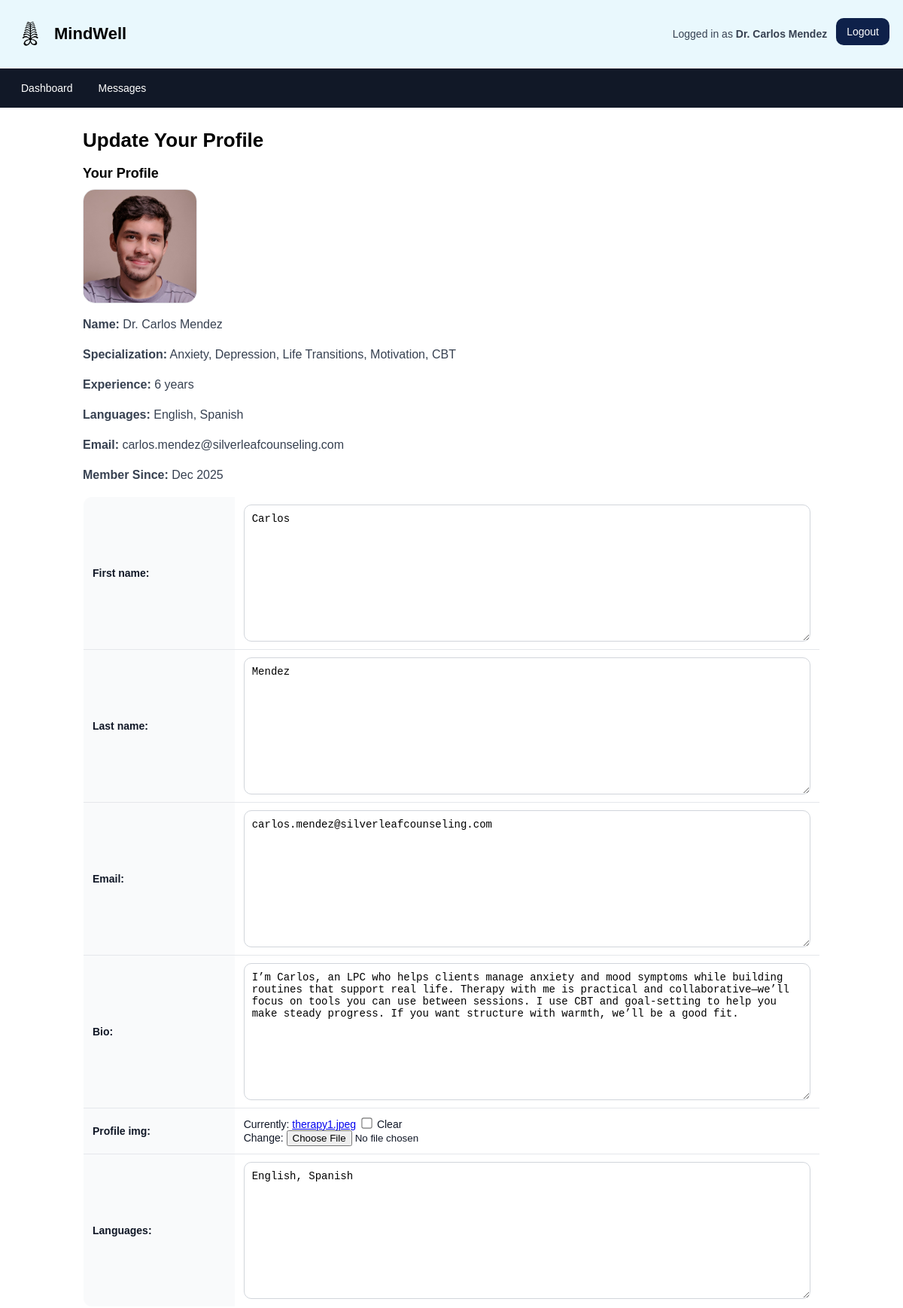
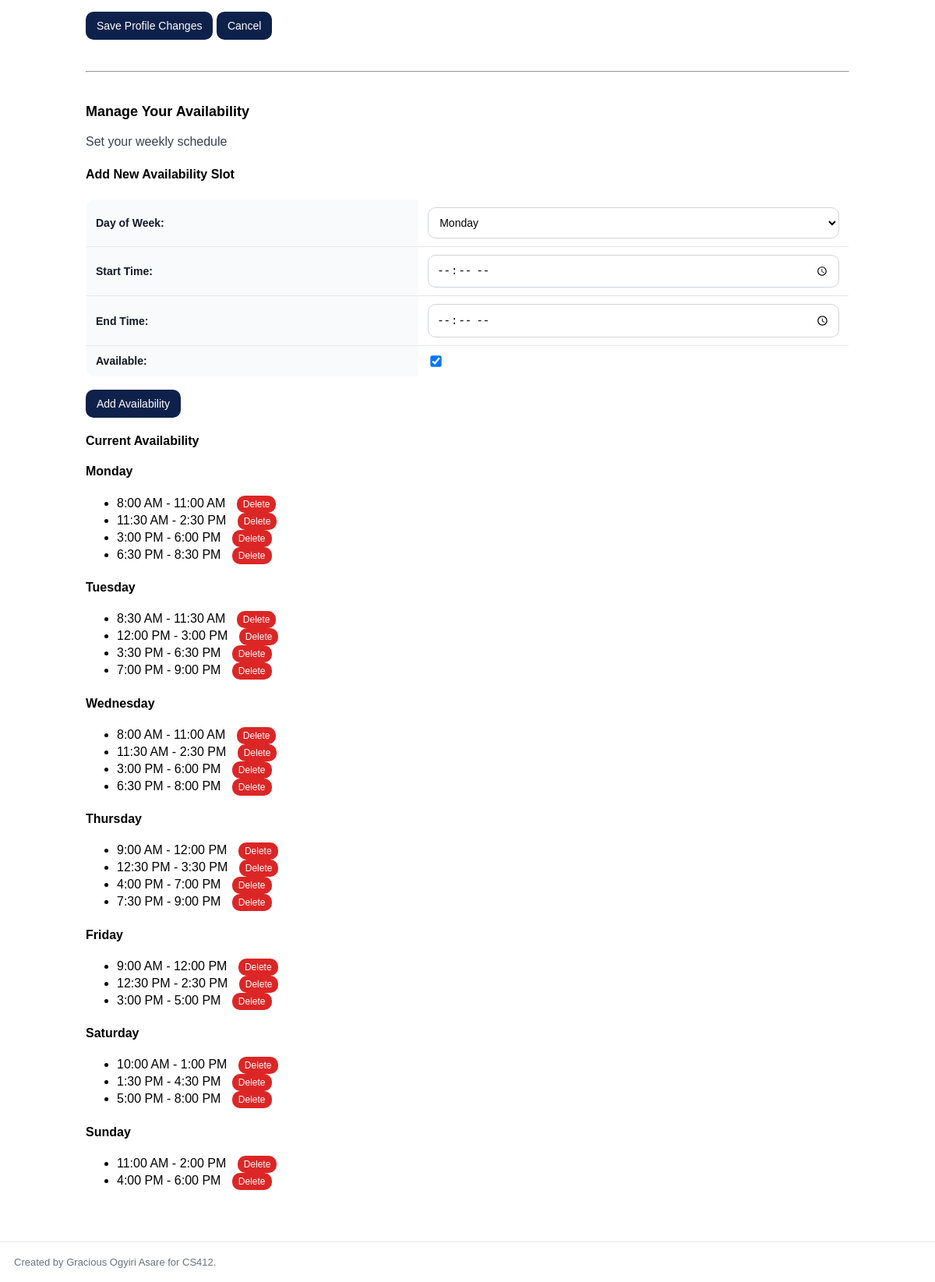
The page /provider/update/ (signed in) on the database its author committed (2 pictures, top to bottom).
### mindwell/models.py (models this page shows, shortened)
class HealthProvider(models.Model):
    user = models.ForeignKey(User, on_delete=models.CASCADE, null=True)
    first_name = models.TextField(blank=True)
    last_name = models.TextField(blank=True)
    email = models.TextField(blank=True)
    gender = models.CharField(max_length=10, choices=[
        ('male', 'Male'),
        ('female', 'Female'),
        ('other', 'Other'),
    ], blank=True)
    occupation = models.TextField(blank=True)
    address = models.TextField(blank=True)
    specialization = models.TextField(blank=True)
    experience_years = models.IntegerField(default=0)
    languages = models.TextField(blank=True)
    profile_img = models.ImageField(blank=True, null=True)
    bio = models.TextField(blank=True)
    verified = models.BooleanField(default=True)
    join_date = models.DateTimeField(auto_now_add=True)
    def get_availability_by_day(self): #to group the availability slots by days
        days_order = ['monday', 'tuesday', 'wednesday', 'thursday', 'friday', 'saturday', 'sunday']
        availability = {}
        for day in days_order:
            slots = Availability.objects.filter(
                health_provider=self,
                day_of_week=day,
                is_available=True
            ).order_by('start_time')
            if slots.exists():
                availability[day] = slots
        return availability

class Availability(models.Model):
    health_provider = models.ForeignKey(HealthProvider, on_delete=models.CASCADE)
    day_of_week = models.CharField(max_length=10, choices=[
        ('monday', 'Monday'),
        ('tuesday', 'Tuesday'),
        ('wednesday', 'Wednesday'),
        ('thursday', 'Thursday'),
        ('friday', 'Friday'),
        ('saturday', 'Saturday'),
        ('sunday', 'Sunday'),
    ])
    start_time = models.TimeField()
    end_time = models.TimeField()
    is_available = models.BooleanField(default=True)
    class Meta:
        verbose_name_plural = 'Availabilities'
        ordering = ['day_of_week', 'start_time']

### mindwell/views.py (the view, shortened to what this page needs)
# urls.py: path('provider/update/', UpdateProviderView.as_view(), name='provider_update'),
class UpdateProviderView(MethodLoginRequiredMixin, UpdateView):
    model = HealthProvider
    form_class = UpdateProviderForm
    template_name = 'mindwell/update_provider_form.html'
    def get_object(self):
        return self.get_provider()
    def get_context_data(self, **kwargs):
        context = super().get_context_data(**kwargs)
        context['is_provider'] = True
        context['provider'] = self.get_provider()
        return context

### mindwell/forms.py
class UpdateProviderForm(forms.ModelForm):
    class Meta:
        model = HealthProvider
        fields = ['first_name', 'last_name', 'email', 'bio', 'profile_img', 'languages']

### mindwell/views.py (called while the page is built)
    def get_provider(self):
        return HealthProvider.objects.get(user=self.request.user)

### mindwell/templates/mindwell/update_provider_form.html (shortened to what this page needs)
{% extends "mindwell/base.html" %}
{% block content %}
<h2>Update Your Profile</h2>
<h3>Your Profile</h3>
<div class="info-section">
  {% if provider.profile_img %}
  <img src="{{ provider.profile_img.url }}" alt="{{ provider.first_name }} {{ provider.last_name }}" class="profile-image">
  {% endif %}
  <p><strong>Name:</strong> Dr. {{ provider.first_name }} {{ provider.last_name }}</p>
  <p><strong>Specialization:</strong> {{ provider.specialization }}</p>
  <p><strong>Experience:</strong> {{ provider.experience_years }} years</p>
  <p><strong>Languages:</strong> {{ provider.languages }}</p>
  <p><strong>Email:</strong> {{ provider.email }}</p>
  <p><strong>Member Since:</strong> {{ provider.join_date|date:"M Y" }}</p>
</div>
<form method="post" enctype="multipart/form-data">
  <table>
    {{ form.as_table }}
  </table>
  <button type="submit">Save Profile Changes</button>
  <a href="{% url 'provider_dashboard' object.pk %}"><button type="button">Cancel</button></a>
</form>
<hr style="margin: 40px 0;">
<h3>Manage Your Availability</h3>
<p>Set your weekly schedule</p>
<h4>Add New Availability Slot</h4>
<form method="post" action="{% url 'manage_availability' %}">
  <table>
    <tr>
      <th>Day of Week:</th>
      <td>
        <select name="day_of_week">
          <option value="monday">Monday</option>
        </select>
      </td>
    </tr>
    <tr>
      <th>Start Time:</th>
      <td><input type="time" name="start_time" required></td>
    </tr>
    <tr>
      <th>End Time:</th>
      <td><input type="time" name="end_time" required></td>
    </tr>
    <tr>
      <th>Available:</th>
      <td><input type="checkbox" name="is_available" checked></td>
    </tr>
  </table>
  <button type="submit">Add Availability</button>
</form>
<h4>Current Availability</h4>
{% if object.get_availability_by_day %}
  {% for day, slots in object.get_availability_by_day.items %}
  <div class="day-availability">
    <h4>{{ day|title }}</h4>
    <ul>
      {% for slot in slots %}
      <li>
        {{ slot.start_time|time:"g:i A" }} - {{ slot.end_time|time:"g:i A" }}
        <a href="{% url 'delete_availability' slot.pk %}">
          <button type="button" style="background: #dc2626; padding: 4px 8px; font-size: 12px; margin-left: 10px;">Delete</button>
        </a>
      </li>
      {% endfor %}
    </ul>
  </div>
  {% endfor %}
{% else %}
  <p>No availability set yet. Add your schedule above.</p>
{% endif %}
{% endblock content %}

### mindwell/templates/mindwell/base.html (shortened to what this page needs)
{% load static %}
<html>
  <head>
    <link rel="stylesheet" href="{% static 'styles.css' %}" />
  </head>
  <body>
    <header>
      <div class="header_logo">
        {% load static %}
        <img src="{% static 'logo.png' %}" alt="Logo" class="logo" />
        <h1>MindWell</h1>
      </div>
      <div class="header-right">
        {% if request.user.is_authenticated %} {% if is_patient %}
        <p
          >Logged in as
          <strong>{{ patient.first_name }} {{ patient.last_name }}</strong></p
        >
        {% elif is_provider %}
        <p
          >Logged in as
          <strong
            >Dr. {{ provider.first_name }} {{ provider.last_name }}</strong
          ></p
        >
        {% else %}
        <p>Logged in as <strong>{{ user.username }}</strong></p>
        {% endif %}
        <form method="post" action="{% url 'logout' %}">
          <button type="submit">Logout</button>
        </form>
        {% else %}
        <a href="{% url 'login' %}"><button type="button">Login</button></a>
        <a href="{% url 'patient_register' %}"
          ><button type="button">Register</button></a
        >
        {% endif %}
      </div>
    </header>
    <nav class="navbar">
      {% if is_patient %}
      <a href="{% url 'patient_dashboard' patient.pk %}">My Dashboard</a>
      <a href="{% url 'provider_list' %}">Find A Therapist</a>
      <a href="{% url 'view_messages' %}">
        Messages {% if unread_messages %}({{ unread_messages }}){% endif %}
      </a>
      {% elif is_provider %}
      <a href="{% url 'provider_dashboard' provider.pk %}">Dashboard</a>
      <a href="{% url 'view_messages' %}">
        Messages {% if unread_messages %}({{ unread_messages }}){% endif %}
      </a>
      {% else %}
      <a href="{% url 'home' %}">Home</a>
      <a href="{% url 'provider_register' %}">Work With Us</a>
      {% endif %}
    </nav>
    <div class="body">
       {% block content %}{% endblock %}
    </div>
    <footer>
      <p>Created by Gracious Ogyiri Asare for CS412.</p>
    </footer>
  </body>
</html>

### mindwell/static/styles.css (style rules this page uses)
body { margin: 0; font-family: Arial, Helvetica, sans-serif; }
header { background: #e9f8fd; border-bottom: 1px solid #e5e7eb; padding: 14px 18px; display: flex; align-items: center; justify-content: space-between; }
.logo { width: 44px; height: 44px; object-fit: contain; }
.header_logo { display: flex; align-items: center; gap: 10px; }
.header_logo h1 { margin: 0; font-size: 22px; }
.header-right { display: flex; align-items: center; gap: 12px; }
.header-right p { margin: 0; font-size: 14px; color: #374151; }
.navbar { background: #111827; padding: 10px 18px; display: flex; gap: 14px; flex-wrap: wrap; }
.navbar a { color: #ffffff; text-decoration: none; font-size: 14px; padding: 8px 10px; }
.body { max-width: 980px; margin: 0 auto; padding: 22px 18px; }
h2 { margin: 6px 0 12px; font-size: 26px; }
h3 { margin: 18px 0 10px; font-size: 18px; }
p { color: #374151; line-height: 1.5; }
button { background: #0e214a; color: #ffffff; border: none; padding: 10px 14px; border-radius: 10px; cursor: pointer; font-size: 14px; }
form { margin-top: 10px; }
input[type="text"], input[type="email"], input[type="password"], input[type="date"], input[type="time"], select, textarea { width: 100%; padding: 10px 10px; border-radius: 10px; border: 1px solid #d1d5db; outline: none; font-size: 14px; background: #ffffff; }
input[type="checkbox"] { transform: scale(1.1); }
table { width: 100%; border-collapse: collapse; background: #ffffff; border: 1px solid #e5e7eb; border-radius: 12px; overflow: hidden; margin: 10px 0 16px; }
th { text-align: left; padding: 10px 12px; background: #f9fafb; border-bottom: 1px solid #e5e7eb; font-size: 14px; color: #111827; }
td { padding: 10px 12px; border-bottom: 1px solid #e5e7eb; color: #111827; font-size: 14px; }
.profile-image { width: 150px; height: 150px; border-radius: 16px; object-fit: cover; border: 1px solid #e5e7eb; }
footer { border-top: 1px solid #e5e7eb; background: #ffffff; padding: 16px 18px; margin-top: 28px; }
footer p { margin: 0; color: #6b7280; font-size: 13px; }

### rows shown on the page
HealthProvider: first_name "Carlos", last_name "Mendez", profile_img (picture), specialization "Anxiety, Depression, Life Transitions, Motivation, CBT", experience_years "6", languages "English, Spanish", email "carlos.mendez@silverleafcounseling.com", join_date "Dec 2025", bio "I’m Carlos, an LPC who helps clients manage anxiety and mood symptoms while building routines that support real life. Therapy with me is practical and collaborative—we’ll focus on tools you can use between sessions. I use CBT and goal-setting to help you make steady progress. If you want structure with warmth, we’ll be a good fit."
Availability: start_time "8:00 AM", end_time "11:00 AM"
Availability: start_time "11:30 AM", end_time "2:30 PM"
Availability: start_time "3:00 PM", end_time "6:00 PM"
Availability: start_time "6:30 PM", end_time "8:30 PM"
Availability: start_time "8:30 AM", end_time "11:30 AM"
Availability: start_time "12:00 PM", end_time "3:00 PM"
Availability: start_time "3:30 PM", end_time "6:30 PM"
Availability: start_time "7:00 PM", end_time "9:00 PM"
Availability: start_time "8:00 AM", end_time "11:00 AM"
Availability: start_time "11:30 AM", end_time "2:30 PM"
Availability: start_time "3:00 PM", end_time "6:00 PM"
Availability: start_time "6:30 PM", end_time "8:00 PM"
Availability: start_time "9:00 AM", end_time "12:00 PM"
Availability: start_time "12:30 PM", end_time "3:30 PM"
Availability: start_time "4:00 PM", end_time "7:00 PM"
Availability: start_time "7:30 PM", end_time "9:00 PM"
Availability: start_time "9:00 AM", end_time "12:00 PM"
Availability: start_time "12:30 PM", end_time "2:30 PM"
Availability: start_time "3:00 PM", end_time "5:00 PM"
Availability: start_time "10:00 AM", end_time "1:00 PM"
Availability: start_time "1:30 PM", end_time "4:30 PM"
Availability: start_time "5:00 PM", end_time "8:00 PM"
Availability: start_time "11:00 AM", end_time "2:00 PM"
Availability: start_time "4:00 PM", end_time "6:00 PM"

### other values the page prints
{{ day|title }} "Monday" "Tuesday" "Wednesday" "Thursday" "Friday" "Saturday" "Sunday"
